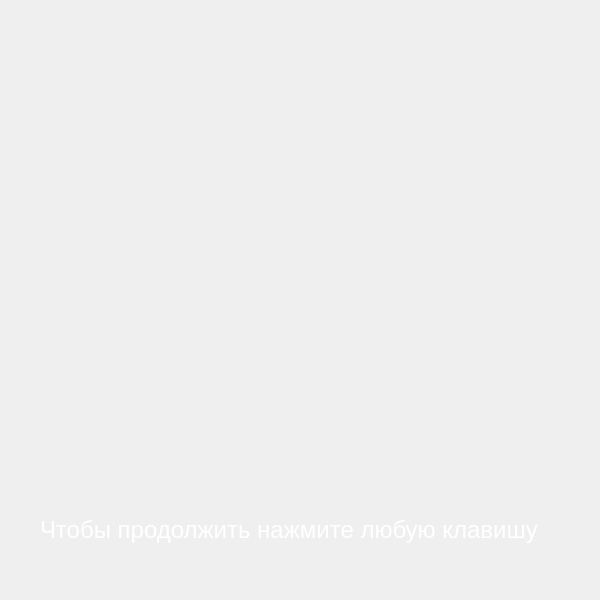
<?xml version="1.0" encoding="UTF-8"?>
<ui version="4.0">
 <class>Form</class>
 <widget class="QWidget" name="Form">
  <property name="geometry">
   <rect>
    <x>0</x>
    <y>0</y>
    <width>600</width>
    <height>600</height>
   </rect>
  </property>
  <property name="windowTitle">
   <string>Form</string>
  </property>
  <property name="inputMethodHints">
   <set>Qt::ImhNone</set>
  </property>
  <widget class="QLabel" name="label">
   <property name="geometry">
    <rect>
     <x>0</x>
     <y>0</y>
     <width>600</width>
     <height>600</height>
    </rect>
   </property>
   <property name="text">
    <string/>
   </property>
  </widget>
  <widget class="QLabel" name="label_2">
   <property name="geometry">
    <rect>
     <x>40</x>
     <y>480</y>
     <width>511</width>
     <height>101</height>
    </rect>
   </property>
   <property name="font">
    <font>
     <pointsize>18</pointsize>
    </font>
   </property>
   <property name="text">
    <string>&lt;html&gt;&lt;head/&gt;&lt;body&gt;&lt;p&gt;&lt;span style=&quot; color:#ffffff;&quot;&gt;Чтобы продолжить нажмите любую клавишу&lt;/span&gt;&lt;/p&gt;&lt;/body&gt;&lt;/html&gt;</string>
   </property>
  </widget>
 </widget>
 <resources/>
 <connections/>
</ui>
